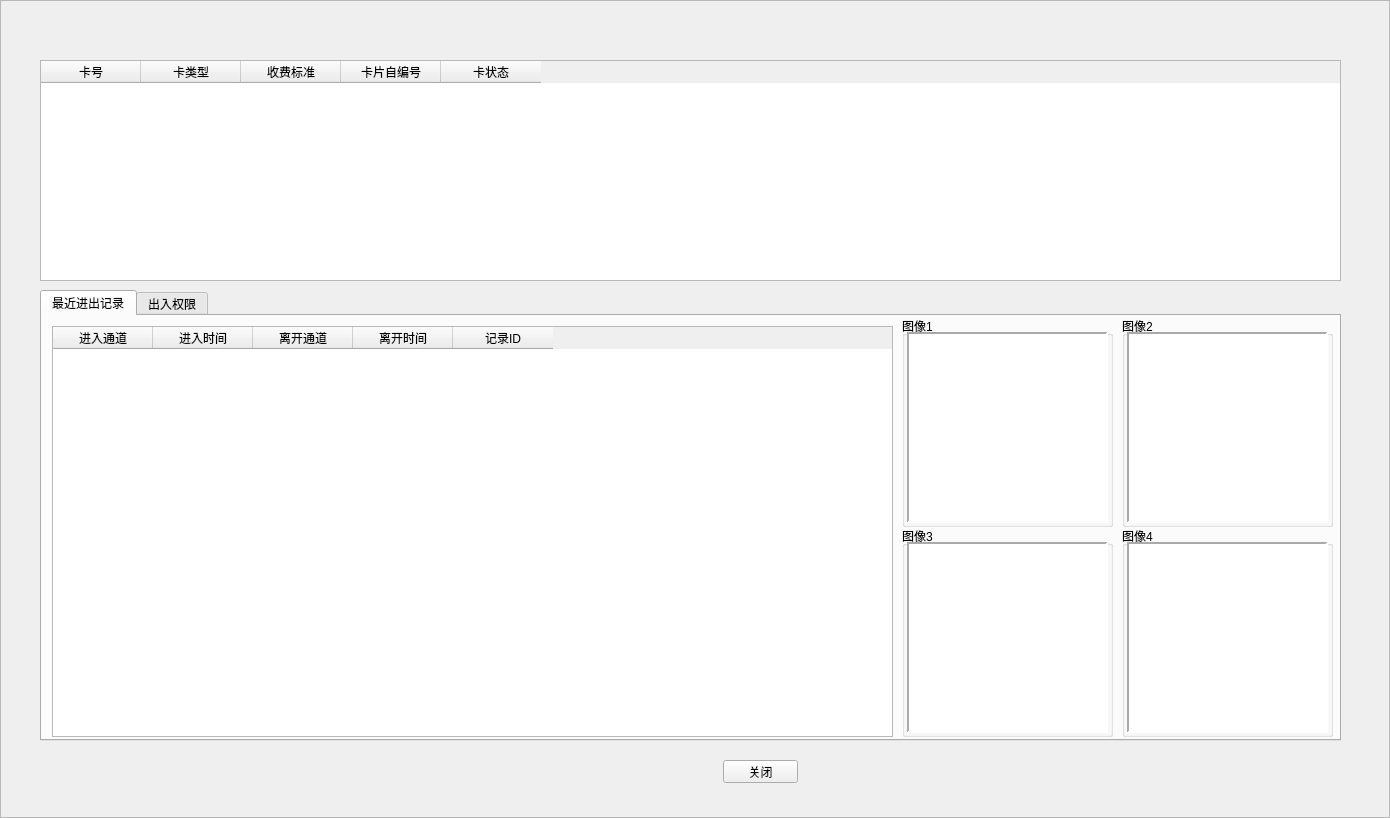
<?xml version="1.0" encoding="UTF-8"?>
<ui version="4.0">
 <class>CTimeCard</class>
 <widget class="QFrame" name="CTimeCard">
  <property name="geometry">
   <rect>
    <x>0</x>
    <y>0</y>
    <width>1390</width>
    <height>818</height>
   </rect>
  </property>
  <property name="windowTitle">
   <string>计时卡</string>
  </property>
  <property name="styleSheet">
   <string notr="true">background-image:url(D:/WinParkUI/debug/Image/NewIcon/CommonBigBG-normal.jpg);</string>
  </property>
  <property name="frameShape">
   <enum>QFrame::StyledPanel</enum>
  </property>
  <property name="frameShadow">
   <enum>QFrame::Raised</enum>
  </property>
  <widget class="QWidget" name="widget" native="true">
   <property name="geometry">
    <rect>
     <x>40</x>
     <y>60</y>
     <width>1301</width>
     <height>731</height>
    </rect>
   </property>
   <property name="styleSheet">
    <string notr="true">background-image:url(none);</string>
   </property>
   <widget class="QTableWidget" name="tableTime">
    <property name="geometry">
     <rect>
      <x>0</x>
      <y>0</y>
      <width>1301</width>
      <height>221</height>
     </rect>
    </property>
    <property name="contextMenuPolicy">
     <enum>Qt::CustomContextMenu</enum>
    </property>
    <property name="styleSheet">
     <string notr="true">background-image:url(none);</string>
    </property>
    <column>
     <property name="text">
      <string>卡号</string>
     </property>
    </column>
    <column>
     <property name="text">
      <string>卡类型</string>
     </property>
    </column>
    <column>
     <property name="text">
      <string>收费标准</string>
     </property>
    </column>
    <column>
     <property name="text">
      <string>卡片自编号</string>
     </property>
    </column>
    <column>
     <property name="text">
      <string>卡状态</string>
     </property>
    </column>
   </widget>
   <widget class="QTabWidget" name="tabWidget">
    <property name="geometry">
     <rect>
      <x>0</x>
      <y>230</y>
      <width>1301</width>
      <height>451</height>
     </rect>
    </property>
    <property name="styleSheet">
     <string notr="true">background-image:url(none);</string>
    </property>
    <property name="currentIndex">
     <number>0</number>
    </property>
    <widget class="QWidget" name="tab_7">
     <attribute name="title">
      <string>最近进出记录</string>
     </attribute>
     <widget class="QTableWidget" name="tableAccess">
      <property name="geometry">
       <rect>
        <x>10</x>
        <y>10</y>
        <width>841</width>
        <height>411</height>
       </rect>
      </property>
      <property name="styleSheet">
       <string notr="true">background-image:url(none);</string>
      </property>
      <column>
       <property name="text">
        <string>进入通道</string>
       </property>
      </column>
      <column>
       <property name="text">
        <string>进入时间</string>
       </property>
      </column>
      <column>
       <property name="text">
        <string>离开通道</string>
       </property>
      </column>
      <column>
       <property name="text">
        <string>离开时间</string>
       </property>
      </column>
      <column>
       <property name="text">
        <string>记录ID</string>
       </property>
      </column>
     </widget>
     <widget class="QGroupBox" name="groupBox_8">
      <property name="geometry">
       <rect>
        <x>860</x>
        <y>0</y>
        <width>211</width>
        <height>211</height>
       </rect>
      </property>
      <property name="styleSheet">
       <string notr="true">background-image:url(none);</string>
      </property>
      <property name="title">
       <string>图像1</string>
      </property>
      <widget class="QLabel" name="lblImg1">
       <property name="geometry">
        <rect>
         <x>5</x>
         <y>16</y>
         <width>201</width>
         <height>191</height>
        </rect>
       </property>
       <property name="styleSheet">
        <string notr="true">background-color: rgb(255, 255, 255);</string>
       </property>
       <property name="frameShape">
        <enum>QFrame::Panel</enum>
       </property>
       <property name="frameShadow">
        <enum>QFrame::Sunken</enum>
       </property>
       <property name="lineWidth">
        <number>2</number>
       </property>
       <property name="text">
        <string/>
       </property>
       <property name="scaledContents">
        <bool>true</bool>
       </property>
      </widget>
     </widget>
     <widget class="QGroupBox" name="groupBox_14">
      <property name="geometry">
       <rect>
        <x>1080</x>
        <y>0</y>
        <width>211</width>
        <height>211</height>
       </rect>
      </property>
      <property name="styleSheet">
       <string notr="true">background-image:url(none);</string>
      </property>
      <property name="title">
       <string>图像2</string>
      </property>
      <widget class="QLabel" name="lblImg2">
       <property name="geometry">
        <rect>
         <x>5</x>
         <y>16</y>
         <width>201</width>
         <height>191</height>
        </rect>
       </property>
       <property name="styleSheet">
        <string notr="true">background-color: rgb(255, 255, 255);</string>
       </property>
       <property name="frameShape">
        <enum>QFrame::Panel</enum>
       </property>
       <property name="frameShadow">
        <enum>QFrame::Sunken</enum>
       </property>
       <property name="lineWidth">
        <number>2</number>
       </property>
       <property name="text">
        <string/>
       </property>
       <property name="scaledContents">
        <bool>true</bool>
       </property>
      </widget>
     </widget>
     <widget class="QGroupBox" name="groupBox_15">
      <property name="geometry">
       <rect>
        <x>860</x>
        <y>210</y>
        <width>211</width>
        <height>211</height>
       </rect>
      </property>
      <property name="styleSheet">
       <string notr="true">background-image:url(none);</string>
      </property>
      <property name="title">
       <string>图像3</string>
      </property>
      <widget class="QLabel" name="lblImg3">
       <property name="geometry">
        <rect>
         <x>5</x>
         <y>16</y>
         <width>201</width>
         <height>191</height>
        </rect>
       </property>
       <property name="styleSheet">
        <string notr="true">background-color: rgb(255, 255, 255);</string>
       </property>
       <property name="frameShape">
        <enum>QFrame::Panel</enum>
       </property>
       <property name="frameShadow">
        <enum>QFrame::Sunken</enum>
       </property>
       <property name="lineWidth">
        <number>2</number>
       </property>
       <property name="text">
        <string/>
       </property>
       <property name="scaledContents">
        <bool>true</bool>
       </property>
      </widget>
     </widget>
     <widget class="QGroupBox" name="groupBox_16">
      <property name="geometry">
       <rect>
        <x>1080</x>
        <y>210</y>
        <width>211</width>
        <height>211</height>
       </rect>
      </property>
      <property name="styleSheet">
       <string notr="true">background-image:url(none);</string>
      </property>
      <property name="title">
       <string>图像4</string>
      </property>
      <widget class="QLabel" name="lblImg4">
       <property name="geometry">
        <rect>
         <x>5</x>
         <y>16</y>
         <width>201</width>
         <height>191</height>
        </rect>
       </property>
       <property name="styleSheet">
        <string notr="true">background-color: rgb(255, 255, 255);</string>
       </property>
       <property name="frameShape">
        <enum>QFrame::Panel</enum>
       </property>
       <property name="frameShadow">
        <enum>QFrame::Sunken</enum>
       </property>
       <property name="lineWidth">
        <number>2</number>
       </property>
       <property name="text">
        <string/>
       </property>
       <property name="scaledContents">
        <bool>true</bool>
       </property>
      </widget>
     </widget>
    </widget>
    <widget class="QWidget" name="tab_8">
     <attribute name="title">
      <string>出入权限</string>
     </attribute>
     <widget class="QPushButton" name="pushButton_8">
      <property name="geometry">
       <rect>
        <x>1200</x>
        <y>400</y>
        <width>75</width>
        <height>23</height>
       </rect>
      </property>
      <property name="text">
       <string>保存</string>
      </property>
     </widget>
     <widget class="QTableWidget" name="tableEntranceRight">
      <property name="geometry">
       <rect>
        <x>10</x>
        <y>10</y>
        <width>1271</width>
        <height>371</height>
       </rect>
      </property>
      <column>
       <property name="text">
        <string>通道名称</string>
       </property>
      </column>
      <column>
       <property name="text">
        <string>进入时间</string>
       </property>
      </column>
      <column>
       <property name="text">
        <string>离开时间</string>
       </property>
      </column>
      <column>
       <property name="text">
        <string>ID</string>
       </property>
      </column>
     </widget>
     <widget class="QLabel" name="lblCardNo">
      <property name="geometry">
       <rect>
        <x>70</x>
        <y>400</y>
        <width>54</width>
        <height>12</height>
       </rect>
      </property>
      <property name="text">
       <string/>
      </property>
     </widget>
    </widget>
   </widget>
   <widget class="QPushButton" name="btnMinimalize">
    <property name="geometry">
     <rect>
      <x>683</x>
      <y>700</y>
      <width>75</width>
      <height>23</height>
     </rect>
    </property>
    <property name="styleSheet">
     <string notr="true">background-image:url(none);</string>
    </property>
    <property name="text">
     <string>关闭</string>
    </property>
   </widget>
  </widget>
  <widget class="QLabel" name="lblTitle">
   <property name="geometry">
    <rect>
     <x>30</x>
     <y>5</y>
     <width>141</width>
     <height>21</height>
    </rect>
   </property>
   <property name="font">
    <font>
     <weight>75</weight>
     <bold>true</bold>
    </font>
   </property>
   <property name="styleSheet">
    <string notr="true">background-image:url(none);
color: rgb(170, 0, 0);</string>
   </property>
   <property name="text">
    <string/>
   </property>
  </widget>
  <widget class="QLabel" name="lblClose">
   <property name="geometry">
    <rect>
     <x>1350</x>
     <y>7</y>
     <width>30</width>
     <height>15</height>
    </rect>
   </property>
   <property name="text">
    <string/>
   </property>
  </widget>
 </widget>
 <resources/>
 <connections/>
</ui>
